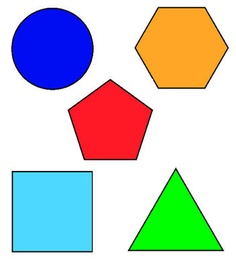
#> input picture resources/shapes.jpg, 236 x 260 px
$ python chapter8.py
#> lines starting #> are read from the running program, lines starting #| are printed output that depends on the picture; after the words box and inside, x2 and y2 are one past the last pixel; in counts of white or black regions, pixels touching at a corner belong together
#contours/shape Detection
import cv2
import numpy as np

def stackImages(scale,imgArray):
    rows = len(imgArray)
    cols = len(imgArray[0])
    rowsAvailable = isinstance(imgArray[0], list)
    width = imgArray[0][0].shape[1]
    height = imgArray[0][0].shape[0]
    if rowsAvailable:
        for x in range ( 0, rows):
            for y in range(0, cols):
                if imgArray[x][y].shape[:2] == imgArray[0][0].shape [:2]:
                    imgArray[x][y] = cv2.resize(imgArray[x][y], (0, 0), None, scale, scale)
                else:
                    imgArray[x][y] = cv2.resize(imgArray[x][y], (imgArray[0][0].shape[1], imgArray[0][0].shape[0]), None, scale, scale)
                if len(imgArray[x][y].shape) == 2: imgArray[x][y]= cv2.cvtColor( imgArray[x][y], cv2.COLOR_GRAY2BGR)
        imageBlank = np.zeros((height, width, 3), np.uint8)
        hor = [imageBlank]*rows
        hor_con = [imageBlank]*rows
        for x in range(0, rows):
            hor[x] = np.hstack(imgArray[x])
        ver = np.vstack(hor)
    else:
        for x in range(0, rows):
            if imgArray[x].shape[:2] == imgArray[0].shape[:2]:
                imgArray[x] = cv2.resize(imgArray[x], (0, 0), None, scale, scale)
            else:
                imgArray[x] = cv2.resize(imgArray[x], (imgArray[0].shape[1], imgArray[0].shape[0]), None,scale, scale)
            if len(imgArray[x].shape) == 2: imgArray[x] = cv2.cvtColor(imgArray[x], cv2.COLOR_GRAY2BGR)
        hor= np.hstack(imgArray)
        ver = hor
    return ver

def getContours(img):
    contours,hierarchy=cv2.findContours(img,cv2.RETR_EXTERNAL,cv2.CHAIN_APPROX_NONE)
    for cnt in contours:
        area=cv2.contourArea(cnt)
        print(area)

        if area>500:
            # draw the contour img contour cnt(contour) index
            cv2.drawContours(imgContour, cnt, -1, (255, 0, 0), 3)
            peri=cv2.arcLength(cnt,True)
            # print(peri)
            approx=cv2.approxPolyDP(cnt,0.02*peri,True)
            print(len(approx))
            objCor=len(approx)
            x,y,w,h=cv2.boundingRect(approx)

            if objCor==3: objectType="Tri"
            elif objCor==4:
               aspRatio=w/float(h)
               if aspRatio>0.95 and aspRatio<1.05:
                   objectType="Square"
               else:
                   objectType="Quadilateral"
            elif objCor==5:
                   objectType = "Pentagram"
            elif objCor==6:
                   objectType = "Hexagon"
            elif objCor==8:
                objectType="Circle"
            else:objectType="None"
            cv2.rectangle(imgContour, (x, y), (x + w, y + h), (0, 255, 0), 2)
            # img then object type axis font scale colour
            cv2.putText(imgContour,objectType,
                        (x+(w//2)-10,y+(h//2)-10),cv2.FONT_HERSHEY_SIMPLEX,0.5,(0,0,0),2)


path="resources/shapes.jpg"
img=cv2.imread(path)
#> img is the input picture: shape (260, 236, 3); mean B, G, R 196.2, 199.3, 193.6
#copyinng the image
imgContour=img.copy()
imgGray=cv2.cvtColor(img,cv2.COLOR_BGR2GRAY)
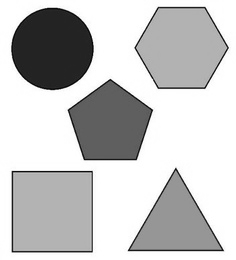
#> imgGray: shape (260, 236); min 5, max 255, mean 197.2
imgBlur=cv2.GaussianBlur(imgGray,(7,7),1)
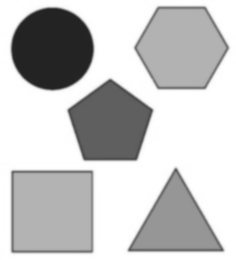
#> imgBlur: shape (260, 236); min 33, max 255, mean 197.2
imgCanny=cv2.Canny(imgBlur,50,50)
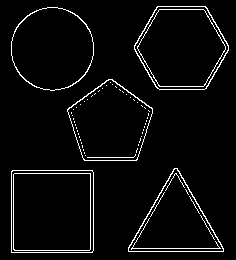
#> imgCanny: shape (260, 236); 4.2% white in thin lines or dots, all inside (x1, y1, x2, y2) = (11, 6, 229, 253)
getContours(imgCanny)
#> in getContours, `contours,hierarchy=cv2.findContours(img,cv2.RETR_EXTERNAL,cv2.CHAIN_AP..`: contours = 5 contours; box (x1, y1, x2, y2) and area: (11, 170, 94, 253) 6720, (134, 6, 229, 90) 6000, (11, 7, 94, 91) 5360, (67, 79, 153, 161) 4907, (128, 168, 224, 252) 4211
#> the loop in getContours, `for cnt in contours:` made 5 passes
#> (area, peri, approx, objCor, x, y, w, h) on pass 1: (6720.5, 326.2, [[12, 170], [11, 252], [92, 252], [92, 170]], 4, 11, 170, 82, 83)
#> (area, peri, approx, objCor, x, y, w, h) on pass 2: (4211, 302.1, [[174, 168], [128, 251], [223, 251]], 3, 128, 168, 96, 84)
#| 6720.5
#| 4
#| 4211.0
#| 3
#| 4907.0
#| 5
#| 5360.0
#| 8
#| 5999.5
#| 6
#> after the loop in getContours, `for cnt in contours:`:
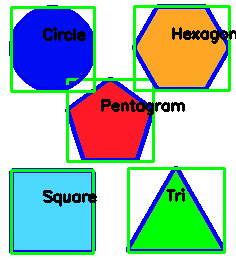
#> imgContour: shape (260, 236, 3); 18.08% of pixels changed, all inside (x1, y1, x2, y2) = (9, 4, 236, 255)
imgBlank=np.zeros_like(img)
imgStack=stackImages(0.8,[[img,imgGray,imgBlur],
                          [imgCanny,imgContour,imgBlank]])
#> after the loop in stackImages, `for x in range ( 0, rows):`: imgArray = 2 items
#> in stackImages, `ver = np.vstack(hor)`:
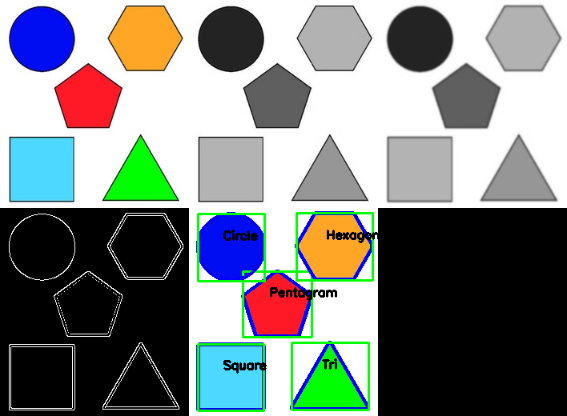
#> ver: shape (416, 567, 3); mean of channels 0, 1, 2 130.2, 131.8, 126.5; drawn as B, G, R
# cv2.imshow("Original",img)
# cv2.imshow("Gray",imgGray)
# cv2.imshow("Blur",imgBlur)
cv2.imshow("Stack",imgStack)
cv2.waitKey(0)
